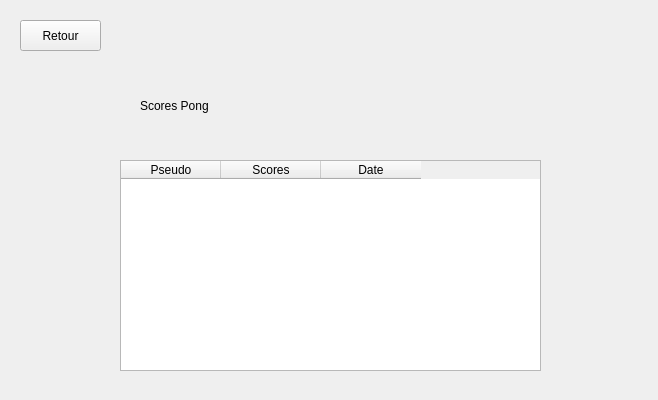
<?xml version="1.0" encoding="UTF-8"?>
<ui version="4.0">
 <class>scoresUsrPongMenuClass</class>
 <widget class="QWidget" name="scoresUsrPongMenuClass">
  <property name="geometry">
   <rect>
    <x>0</x>
    <y>0</y>
    <width>658</width>
    <height>400</height>
   </rect>
  </property>
  <property name="windowTitle">
   <string>Form</string>
  </property>
  <widget class="QPushButton" name="pushButton_Back">
   <property name="geometry">
    <rect>
     <x>20</x>
     <y>20</y>
     <width>81</width>
     <height>31</height>
    </rect>
   </property>
   <property name="text">
    <string>Retour</string>
   </property>
  </widget>
  <widget class="QLabel" name="label_Titre">
   <property name="geometry">
    <rect>
     <x>140</x>
     <y>70</y>
     <width>381</width>
     <height>71</height>
    </rect>
   </property>
   <property name="text">
    <string>Scores Pong</string>
   </property>
  </widget>
  <widget class="QTableWidget" name="tableWidget_Parcours">
   <property name="geometry">
    <rect>
     <x>120</x>
     <y>160</y>
     <width>421</width>
     <height>211</height>
    </rect>
   </property>
   <property name="editTriggers">
    <set>QAbstractItemView::NoEditTriggers</set>
   </property>
   <column>
    <property name="text">
     <string>Pseudo</string>
    </property>
   </column>
   <column>
    <property name="text">
     <string>Scores</string>
    </property>
   </column>
   <column>
    <property name="text">
     <string>Date</string>
    </property>
   </column>
  </widget>
 </widget>
 <resources/>
 <connections/>
</ui>
